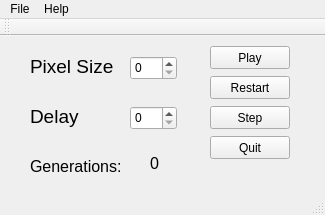
<?xml version="1.0" encoding="UTF-8"?>
<ui version="4.0">
 <class>MainWindow</class>
 <widget class="QMainWindow" name="MainWindow">
  <property name="geometry">
   <rect>
    <x>0</x>
    <y>0</y>
    <width>325</width>
    <height>215</height>
   </rect>
  </property>
  <property name="windowTitle">
   <string>MainWindow</string>
  </property>
  <widget class="QWidget" name="centralWidget">
   <widget class="QPushButton" name="quitButton">
    <property name="geometry">
     <rect>
      <x>210</x>
      <y>100</y>
      <width>80</width>
      <height>23</height>
     </rect>
    </property>
    <property name="text">
     <string>Quit</string>
    </property>
   </widget>
   <widget class="QPushButton" name="restartButton">
    <property name="geometry">
     <rect>
      <x>210</x>
      <y>40</y>
      <width>80</width>
      <height>23</height>
     </rect>
    </property>
    <property name="text">
     <string>Restart</string>
    </property>
   </widget>
   <widget class="QPushButton" name="playButton">
    <property name="geometry">
     <rect>
      <x>210</x>
      <y>10</y>
      <width>80</width>
      <height>23</height>
     </rect>
    </property>
    <property name="text">
     <string>Play</string>
    </property>
   </widget>
   <widget class="QPushButton" name="stepButton">
    <property name="geometry">
     <rect>
      <x>210</x>
      <y>70</y>
      <width>80</width>
      <height>23</height>
     </rect>
    </property>
    <property name="text">
     <string>Step</string>
    </property>
   </widget>
   <widget class="QLabel" name="pixelLabel">
    <property name="geometry">
     <rect>
      <x>30</x>
      <y>20</y>
      <width>101</width>
      <height>21</height>
     </rect>
    </property>
    <property name="font">
     <font>
      <pointsize>14</pointsize>
     </font>
    </property>
    <property name="text">
     <string>Pixel Size</string>
    </property>
   </widget>
   <widget class="QSpinBox" name="pixelSpinBox">
    <property name="geometry">
     <rect>
      <x>130</x>
      <y>20</y>
      <width>47</width>
      <height>24</height>
     </rect>
    </property>
   </widget>
   <widget class="QLabel" name="delayLabel">
    <property name="geometry">
     <rect>
      <x>30</x>
      <y>70</y>
      <width>91</width>
      <height>21</height>
     </rect>
    </property>
    <property name="font">
     <font>
      <pointsize>14</pointsize>
     </font>
    </property>
    <property name="text">
     <string>Delay</string>
    </property>
   </widget>
   <widget class="QSpinBox" name="delaySpinBox">
    <property name="geometry">
     <rect>
      <x>130</x>
      <y>70</y>
      <width>47</width>
      <height>24</height>
     </rect>
    </property>
   </widget>
   <widget class="QLabel" name="label">
    <property name="geometry">
     <rect>
      <x>30</x>
      <y>120</y>
      <width>121</width>
      <height>21</height>
     </rect>
    </property>
    <property name="font">
     <font>
      <pointsize>12</pointsize>
     </font>
    </property>
    <property name="text">
     <string>Generations:</string>
    </property>
   </widget>
   <widget class="QLabel" name="generationLabel">
    <property name="geometry">
     <rect>
      <x>150</x>
      <y>120</y>
      <width>57</width>
      <height>15</height>
     </rect>
    </property>
    <property name="font">
     <font>
      <pointsize>12</pointsize>
     </font>
    </property>
    <property name="text">
     <string>0</string>
    </property>
   </widget>
  </widget>
  <widget class="QMenuBar" name="menuBar">
   <property name="geometry">
    <rect>
     <x>0</x>
     <y>0</y>
     <width>325</width>
     <height>20</height>
    </rect>
   </property>
   <widget class="QMenu" name="menuFile">
    <property name="title">
     <string>File</string>
    </property>
    <addaction name="actionExit"/>
   </widget>
   <widget class="QMenu" name="menuHelp">
    <property name="title">
     <string>Help</string>
    </property>
   </widget>
   <addaction name="menuFile"/>
   <addaction name="menuHelp"/>
  </widget>
  <widget class="QToolBar" name="mainToolBar">
   <attribute name="toolBarArea">
    <enum>TopToolBarArea</enum>
   </attribute>
   <attribute name="toolBarBreak">
    <bool>false</bool>
   </attribute>
  </widget>
  <widget class="QStatusBar" name="statusBar"/>
  <action name="actionExit">
   <property name="text">
    <string>Exit</string>
   </property>
  </action>
 </widget>
 <layoutdefault spacing="6" margin="11"/>
 <resources/>
 <connections/>
</ui>
